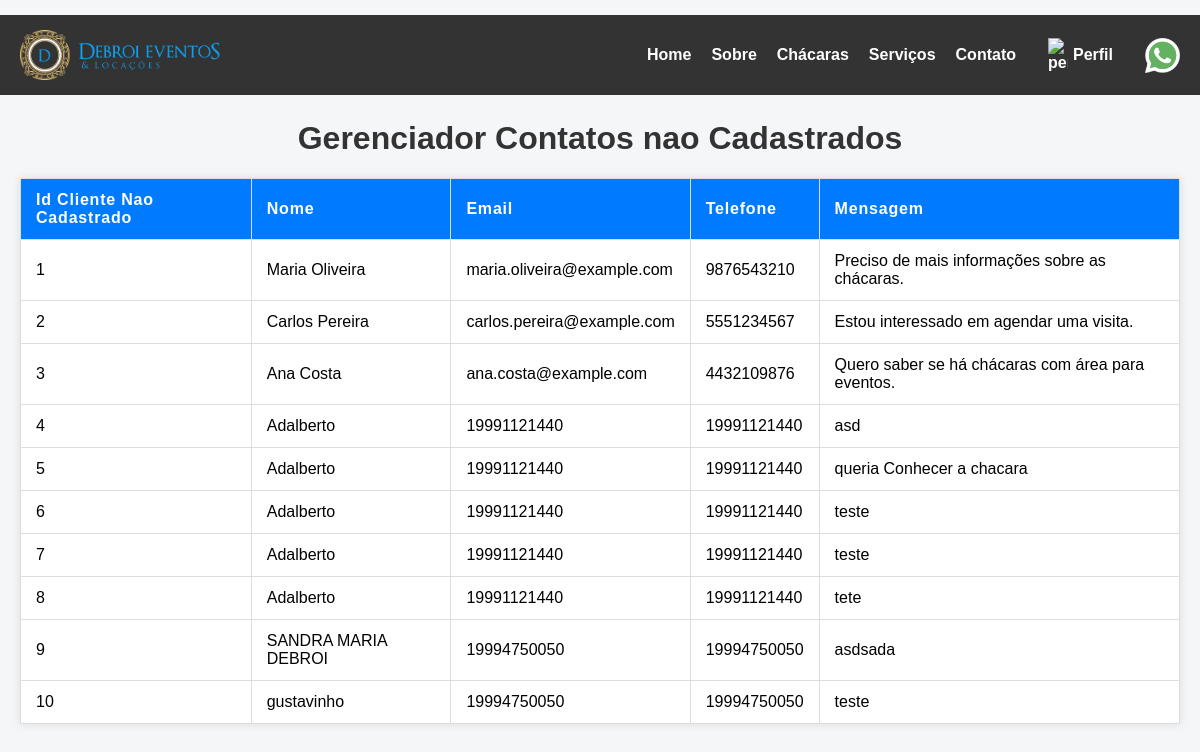
The page /contatosSemCadastro.php (signed in) on the database its author committed.
### tables this page shows
CREATE TABLE `contatoclientenaocadastrado` (
  `Id` int(11) NOT NULL AUTO_INCREMENT,
  `Nome` varchar(100) NOT NULL,
  `Telefone` varchar(15) NOT NULL,
  `Email` varchar(255) NOT NULL,
  `Mensagem` varchar(550) DEFAULT NULL,
  PRIMARY KEY (`Id`)
);

### html/contatosSemCadastro.php (the view, shortened to what this page needs)
<?php
include('conexao.php');
    $ConsultaSQL = "select * from contatoclientenaocadastrado;";
    $CtnClientesSemCadastro = mysqli_query($conecta,$ConsultaSQL);
?>
<!DOCTYPE html>
<html lang="pt-BR">
<head>
</head>
<body>
    <header>
        <?php include 'menuBarra.php'; ?>
    </header>
    <div class="TudoviewUser">
        <h1>Gerenciador Contatos nao Cadastrados</h1>
        <div class="table-container">
            <table>
                <thead>
                    <tr>
                        <th>Id Cliente Nao Cadastrado</th>
                        <th>Nome</th>
                        <th>Email</th>
                        <th>Telefone</th>
                        <th>Mensagem</th>
                    </tr>
                </thead>
                <tbody>
                    <?php while($ClienteSemCadastro = mysqli_fetch_assoc($CtnClientesSemCadastro)){  ?>
                    <tr>
                        <td><?php echo $ClienteSemCadastro["Id"]; ?></td>
                        <td><?php echo $ClienteSemCadastro["Nome"]; ?></td>
                        <td><?php echo $ClienteSemCadastro["Email"]; ?></td>
                        <td><?php echo $ClienteSemCadastro["Telefone"]; ?></td>
                        <td><?php echo $ClienteSemCadastro["Mensagem"]; ?></td>
                    </tr>
                    <?php } ?>
                </tbody>
            </table>
        </div>
    </div>
</body>
</html>

### html/contatosSemCadastro.php (style rules this page uses)
body { font-family: Arial, sans-serif; margin: 20px; background-color: #f4f6f8; }
h1 { margin-top: 120px; color: #333; text-align: center; }
table { width: 100%; border-collapse: collapse; margin-top: 20px; background: white; box-shadow: 0 0 10px rgba(0, 0, 0, 0.1); }
th, td { padding: 12px 15px; border: 1px solid #ddd; text-align: left; }
th { background-color: #007BFF; color: white; letter-spacing: 0.05em; }

### rows shown on the page
contatoclientenaocadastrado: Id "1", Nome "Maria Oliveira", Email "maria.oliveira@example.com", Telefone "9876543210", Mensagem "Preciso de mais informações sobre as chácaras."
contatoclientenaocadastrado: Id "2", Nome "Carlos Pereira", Email "carlos.pereira@example.com", Telefone "5551234567", Mensagem "Estou interessado em agendar uma visita."
contatoclientenaocadastrado: Id "3", Nome "Ana Costa", Email "ana.costa@example.com", Telefone "4432109876", Mensagem "Quero saber se há chácaras com área para eventos."
contatoclientenaocadastrado: Id "4", Nome "Adalberto", Email "19991121440", Telefone "19991121440", Mensagem "asd"
contatoclientenaocadastrado: Id "5", Nome "Adalberto", Email "19991121440", Telefone "19991121440", Mensagem "queria Conhecer a chacara"
contatoclientenaocadastrado: Id "6", Nome "Adalberto", Email "19991121440", Telefone "19991121440", Mensagem "teste"
contatoclientenaocadastrado: Id "7", Nome "Adalberto", Email "19991121440", Telefone "19991121440", Mensagem "teste"
contatoclientenaocadastrado: Id "8", Nome "Adalberto", Email "19991121440", Telefone "19991121440", Mensagem "tete"
contatoclientenaocadastrado: Id "9", Nome "SANDRA MARIA DEBROI", Email "19994750050", Telefone "19994750050", Mensagem "asdsada"
contatoclientenaocadastrado: Id "10", Nome "gustavinho", Email "19994750050", Telefone "19994750050", Mensagem "teste"
